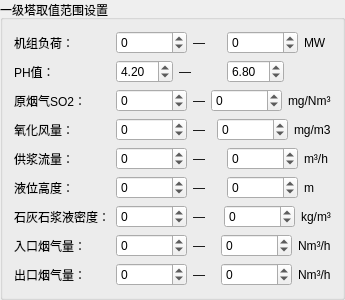
          <widget class="QGroupBox" name="groupBox_primary">
           <property name="title">
            <string>一级塔取值范围设置</string>
           </property>
           <layout class="QFormLayout" name="formLayout_2">
            <item row="0" column="0">
             <widget class="QLabel" name="label_load">
              <property name="text">
               <string>机组负荷：</string>
              </property>
             </widget>
            </item>
            <item row="0" column="1">
             <layout class="QHBoxLayout" name="horizontalLayout_load">
              <item>
               <widget class="QSpinBox" name="spinBox_load_min">
                <property name="maximum">
                 <number>999999</number>
                </property>
                <property name="minimum">
                 <number>-999999</number>
                </property>
               </widget>
              </item>
              <item>
               <widget class="QLabel" name="label">
                <property name="text">
                 <string>—</string>
                </property>
               </widget>
              </item>
              <item>
               <widget class="QSpinBox" name="spinBox_load_max">
                <property name="maximum">
                 <number>999999</number>
                </property>
                <property name="minimum">
                 <number>-999999</number>
                </property>
               </widget>
              </item>
              <item>
               <widget class="QLabel" name="label">
                <property name="unit" stdset="0">
                 <bool>true</bool>
                </property>
                <property name="text">
                 <string>MW</string>
                </property>
               </widget>
              </item>
             </layout>
            </item>
            <item row="1" column="0">
             <widget class="QLabel" name="label">
              <property name="text">
               <string>PH值：</string>
              </property>
             </widget>
            </item>
            <item row="1" column="1">
             <layout class="QHBoxLayout">
              <item>
               <widget class="QDoubleSpinBox" name="spinBox_ph_min">
                <property name="value">
                 <double>4.200000000000000</double>
                </property>
               </widget>
              </item>
              <item>
               <widget class="QLabel" name="label">
                <property name="text">
                 <string>—</string>
                </property>
               </widget>
              </item>
              <item>
               <widget class="QDoubleSpinBox" name="spinBox_ph_max">
                <property name="value">
                 <double>6.800000000000000</double>
                </property>
               </widget>
              </item>
              <item>
               <widget class="QLabel" name="label">
                <property name="unit" stdset="0">
                 <bool>true</bool>
                </property>
                <property name="text">
                 <string></string>
                </property>
               </widget>
              </item>
             </layout>
            </item>
            <item row="2" column="0">
             <widget class="QLabel" name="label">
              <property name="text">
               <string>原烟气SO2：</string>
              </property>
             </widget>
            </item>
            <item row="2" column="1">
             <layout class="QHBoxLayout">
              <item>
               <widget class="QSpinBox" name="spinBox_so2_min">
                <property name="maximum">
                 <number>999999</number>
                </property>
                <property name="minimum">
                 <number>-999999</number>
                </property>
               </widget>
              </item>
              <item>
               <widget class="QLabel" name="label">
                <property name="text">
                 <string>—</string>
                </property>
               </widget>
              </item>
              <item>
               <widget class="QSpinBox" name="spinBox_so2_max">
                <property name="maximum">
                 <number>999999</number>
                </property>
                <property name="minimum">
                 <number>-999999</number>
                </property>
               </widget>
              </item>
              <item>
               <widget class="QLabel" name="label">
                <property name="unit" stdset="0">
                 <bool>true</bool>
                </property>
                <property name="text">
                 <string>mg/Nm³</string>
                </property>
               </widget>
              </item>
             </layout>
            </item>
            <item row="3" column="0">
             <widget class="QLabel" name="label">
              <property name="text">
               <string>氧化风量：</string>
              </property>
             </widget>
            </item>
            <item row="3" column="1">
             <layout class="QHBoxLayout">
              <item>
               <widget class="QSpinBox" name="spinBox_oxidation_air_min">
                <property name="maximum">
                 <number>999999</number>
                </property>
                <property name="minimum">
                 <number>-999999</number>
                </property>
               </widget>
              </item>
              <item>
               <widget class="QLabel" name="label">
                <property name="text">
                 <string>—</string>
                </property>
               </widget>
              </item>
              <item>
               <widget class="QSpinBox" name="spinBox_oxidation_air_max">
                <property name="maximum">
                 <number>999999</number>
                </property>
                <property name="minimum">
                 <number>-999999</number>
                </property>
               </widget>
              </item>
              <item>
               <widget class="QLabel" name="label">
                <property name="text">
                 <string>mg/m3</string>
                </property>
                <property name="unit" stdset="0">
                 <bool>true</bool>
                </property>
               </widget>
              </item>
             </layout>
            </item>
            <item row="4" column="0">
             <widget class="QLabel" name="label">
              <property name="text">
               <string>供浆流量：</string>
              </property>
             </widget>
            </item>
            <item row="4" column="1">
             <layout class="QHBoxLayout">
              <item>
               <widget class="QSpinBox" name="spinBox_slurry_flow_min">
                <property name="maximum">
                 <number>999999</number>
                </property>
                <property name="minimum">
                 <number>-999999</number>
                </property>
               </widget>
              </item>
              <item>
               <widget class="QLabel" name="label">
                <property name="text">
                 <string>—</string>
                </property>
               </widget>
              </item>
              <item>
               <widget class="QSpinBox" name="spinBox_slurry_flow_max">
                <property name="maximum">
                 <number>999999</number>
                </property>
                <property name="minimum">
                 <number>-999999</number>
                </property>
               </widget>
              </item>
              <item>
               <widget class="QLabel" name="label">
                <property name="text">
                 <string>m³/h</string>
                </property>
                <property name="unit" stdset="0">
                 <bool>true</bool>
                </property>
               </widget>
              </item>
             </layout>
            </item>
            <item row="5" column="0">
             <widget class="QLabel" name="label">
              <property name="text">
               <string>液位高度：</string>
              </property>
             </widget>
            </item>
            <item row="5" column="1">
             <layout class="QHBoxLayout">
              <item>
               <widget class="QSpinBox" name="spinBox_liquid_level_min">
                <property name="maximum">
                 <number>999999</number>
                </property>
                <property name="minimum">
                 <number>-999999</number>
                </property>
               </widget>
              </item>
              <item>
               <widget class="QLabel" name="label">
                <property name="text">
                 <string>—</string>
                </property>
               </widget>
              </item>
              <item>
               <widget class="QSpinBox" name="spinBox_liquid_level_max">
                <property name="maximum">
                 <number>999999</number>
                </property>
                <property name="minimum">
                 <number>-999999</number>
                </property>
               </widget>
              </item>
              <item>
               <widget class="QLabel" name="label">
                <property name="text">
                 <string>m</string>
                </property>
                <property name="unit" stdset="0">
                 <bool>true</bool>
                </property>
               </widget>
              </item>
             </layout>
            </item>
            <item row="6" column="0">
             <widget class="QLabel" name="label">
              <property name="text">
               <string>石灰石浆液密度：</string>
              </property>
             </widget>
            </item>
            <item row="6" column="1">
             <layout class="QHBoxLayout">
              <item>
               <widget class="QSpinBox" name="spinBox_limestone_density_min">
                <property name="maximum">
                 <number>999999</number>
                </property>
                <property name="minimum">
                 <number>-999999</number>
                </property>
               </widget>
              </item>
              <item>
               <widget class="QLabel" name="label">
                <property name="text">
                 <string>—</string>
                </property>
               </widget>
              </item>
              <item>
               <widget class="QSpinBox" name="spinBox_limestone_density_max">
                <property name="maximum">
                 <number>999999</number>
                </property>
                <property name="minimum">
                 <number>-999999</number>
                </property>
               </widget>
              </item>
              <item>
               <widget class="QLabel" name="label">
                <property name="unit" stdset="0">
                 <bool>true</bool>
                </property>
                <property name="text">
                 <string>kg/m³</string>
                </property>
               </widget>
              </item>
             </layout>
            </item>
            <item row="7" column="0">
             <widget class="QLabel" name="label">
              <property name="text">
               <string>入口烟气量：</string>
              </property>
             </widget>
            </item>
            <item row="7" column="1">
             <layout class="QHBoxLayout">
              <item>
               <widget class="QSpinBox" name="spinBox_inlet_gas_min">
                <property name="maximum">
                 <number>999999</number>
                </property>
                <property name="minimum">
                 <number>-999999</number>
                </property>
               </widget>
              </item>
              <item>
               <widget class="QLabel" name="label">
                <property name="text">
                 <string>—</string>
                </property>
               </widget>
              </item>
              <item>
               <widget class="QSpinBox" name="spinBox_inlet_gas_max">
                <property name="maximum">
                 <number>999999</number>
                </property>
                <property name="minimum">
                 <number>-999999</number>
                </property>
               </widget>
              </item>
              <item>
               <widget class="QLabel" name="label">
                <property name="text">
                 <string>Nm³/h</string>
                </property>
                <property name="unit" stdset="0">
                 <bool>true</bool>
                </property>
               </widget>
              </item>
             </layout>
            </item>
            <item row="8" column="0">
             <widget class="QLabel" name="label">
              <property name="text">
               <string>出口烟气量：</string>
              </property>
             </widget>
            </item>
            <item row="8" column="1">
             <layout class="QHBoxLayout">
              <item>
               <widget class="QSpinBox" name="spinBox_outlet_gas_min">
                <property name="maximum">
                 <number>999999</number>
                </property>
                <property name="minimum">
                 <number>-999999</number>
                </property>
               </widget>
              </item>
              <item>
               <widget class="QLabel" name="label">
                <property name="text">
                 <string>—</string>
                </property>
               </widget>
              </item>
              <item>
               <widget class="QSpinBox" name="spinBox_outlet_gas_max">
                <property name="maximum">
                 <number>999999</number>
                </property>
                <property name="minimum">
                 <number>-999999</number>
                </property>
               </widget>
              </item>
              <item>
               <widget class="QLabel" name="label">
                <property name="text">
                 <string>Nm³/h</string>
                </property>
                <property name="unit" stdset="0">
                 <bool>true</bool>
                </property>
               </widget>
              </item>
             </layout>
            </item>
           </layout>
          </widget>
